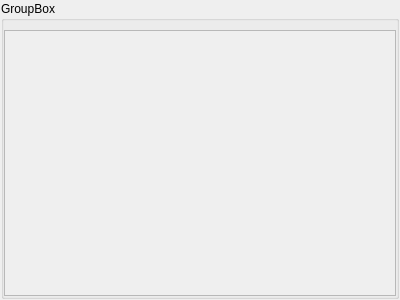
<?xml version="1.0" encoding="UTF-8"?>
<ui version="4.0">
 <class>MLabelTable</class>
 <widget class="QWidget" name="MLabelTable">
  <property name="geometry">
   <rect>
    <x>0</x>
    <y>0</y>
    <width>400</width>
    <height>300</height>
   </rect>
  </property>
  <property name="windowTitle">
   <string>Form</string>
  </property>
  <layout class="QGridLayout" name="gridLayout_2">
   <property name="leftMargin">
    <number>1</number>
   </property>
   <property name="topMargin">
    <number>1</number>
   </property>
   <property name="rightMargin">
    <number>1</number>
   </property>
   <property name="bottomMargin">
    <number>1</number>
   </property>
   <item row="0" column="0">
    <widget class="QGroupBox" name="groupBox">
     <property name="title">
      <string>GroupBox</string>
     </property>
     <layout class="QGridLayout" name="gridLayout">
      <property name="leftMargin">
       <number>0</number>
      </property>
      <property name="topMargin">
       <number>9</number>
      </property>
      <property name="rightMargin">
       <number>0</number>
      </property>
      <property name="bottomMargin">
       <number>0</number>
      </property>
      <item row="0" column="0">
       <widget class="QScrollArea" name="scrollArea">
        <property name="widgetResizable">
         <bool>true</bool>
        </property>
        <widget class="QWidget" name="scrollAreaWidgetContents">
         <property name="geometry">
          <rect>
           <x>0</x>
           <y>0</y>
           <width>394</width>
           <height>273</height>
          </rect>
         </property>
         <layout class="QGridLayout" name="gridLayout_4">
          <property name="sizeConstraint">
           <enum>QLayout::SetFixedSize</enum>
          </property>
          <property name="leftMargin">
           <number>0</number>
          </property>
          <property name="topMargin">
           <number>0</number>
          </property>
          <property name="rightMargin">
           <number>0</number>
          </property>
          <property name="bottomMargin">
           <number>0</number>
          </property>
          <property name="spacing">
           <number>0</number>
          </property>
         </layout>
        </widget>
       </widget>
      </item>
     </layout>
    </widget>
   </item>
  </layout>
 </widget>
 <resources/>
 <connections/>
</ui>
